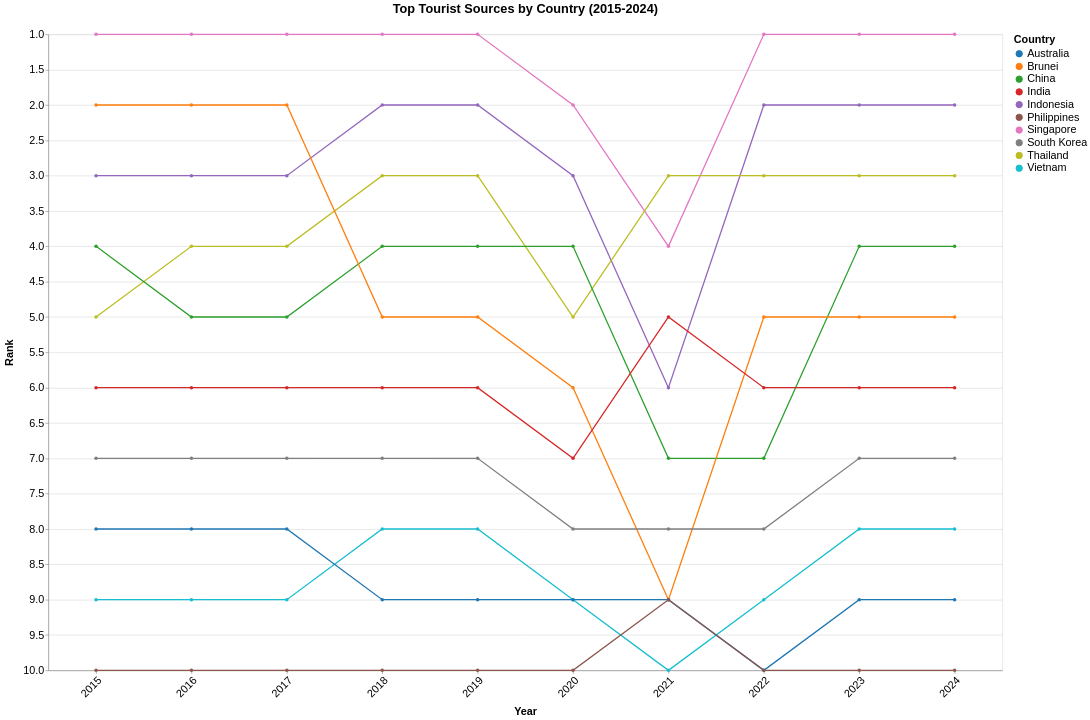

Here is the Vega-Lite specification saved for this chart:
### Vega-Lite specification from a JSON file in a GitHub repository (floating-point values rounded to 4 significant figures)
{"$schema": "https://vega.github.io/schema/vega-lite/v5.json", "title": {"text": "Top Tourist Sources by Country (2015-2024)", "fontSize": 20, "anchor": "middle", "dy": -16}, "data": {"values": [{"Country": "Singapore", "year": 2024, "Visitors": 4276007, "rank": 1}, {"Country": "Singapore", "year": 2023, "Visitors": 8308230, "rank": 1}, {"Country": "Singapore", "year": 2022, "Visitors": 5222991, "rank": 1}, {"Country": "Singapore", "year": 2021, "Visitors": 16308, "rank": 4}, {"Country": "Singapore", "year": 2020, "Visitors": 1545255, "rank": 2}, {"Country": "Singapore", "year": 2019, "Visitors": 10163882, "rank": 1}, {"Country": "Singapore", "year": 2018, "Visitors": 10615986, "rank": 1}, {"Country": "Singapore", "year": 2017, "Visitors": 12441713, "rank": 1}, {"Country": "Singapore", "year": 2016, "Visitors": 13272961, "rank": 1}, {"Country": "Singapore", "year": 2015, "Visitors": 12930754, "rank": 1}, {"Country": "Indonesia", "year": 2024, "Visitors": 1786630, "rank": 2}, {"Country": "Indonesia", "year": 2023, "Visitors": 3108165, "rank": 2}, {"Country": "Indonesia", "year": 2022, "Visitors": 1481739, "rank": 2}, {"Country": "Indonesia", "year": 2021, "Visitors": 11025, "rank": 6}, {"Country": "Indonesia", "year": 2020, "Visitors": 711723, "rank": 3}, {"Country": "Indonesia", "year": 2019, "Visitors": 3623277, "rank": 2}, {"Country": "Indonesia", "year": 2018, "Visitors": 3277689, "rank": 2}, {"Country": "Indonesia", "year": 2017, "Visitors": 2796570, "rank": 3}, {"Country": "Indonesia", "year": 2016, "Visitors": 3049964, "rank": 3}, {"Country": "Indonesia", "year": 2015, "Visitors": 2788033, "rank": 3}, {"Country": "Thailand", "year": 2024, "Visitors": 813783, "rank": 3}, {"Country": "Thailand", "year": 2023, "Visitors": 1551282, "rank": 3}, {"Country": "Thailand", "year": 2022, "Visitors": 715528, "rank": 3}, {"Country": "Thailand", "year": 2021, "Visitors": 59607, "rank": 3}, {"Country": "Thailand", "year": 2020, "Visitors": 394413, "rank": 5}, {"Country": "Thailand", "year": 2019, "Visitors": 1884306, "rank": 3}, {"Country": "Thailand", "year": 2018, "Visitors": 1914692, "rank": 3}, {"Country": "Thailand", "year": 2017, "Visitors": 1836522, "rank": 4}, {"Country": "Thailand", "year": 2016, "Visitors": 1780800, "rank": 4}, {"Country": "Thailand", "year": 2015, "Visitors": 1343569, "rank": 5}, {"Country": "China", "year": 2024, "Visitors": 1449711, "rank": 4}, {"Country": "China", "year": 2023, "Visitors": 1474114, "rank": 4}, {"Country": "China", "year": 2022, "Visitors": 211363, "rank": 7}, {"Country": "China", "year": 2021, "Visitors": 7701, "rank": 7}, {"Country": "China", "year": 2020, "Visitors": 405149, "rank": 4}, {"Country": "China", "year": 2019, "Visitors": 3114257, "rank": 4}, {"Country": "China", "year": 2018, "Visitors": 2944133, "rank": 4}, {"Country": "China", "year": 2017, "Visitors": 2281666, "rank": 5}, {"Country": "China", "year": 2016, "Visitors": 2124942, "rank": 5}, {"Country": "China", "year": 2015, "Visitors": 1677163, "rank": 4}, {"Country": "Brunei", "year": 2024, "Visitors": 565999, "rank": 5}, {"Country": "Brunei", "year": 2023, "Visitors": 811833, "rank": 5}, {"Country": "Brunei", "year": 2022, "Visitors": 301757, "rank": 5}, {"Country": "Brunei", "year": 2021, "Visitors": 773, "rank": 9}, {"Country": "Brunei", "year": 2020, "Visitors": 136020, "rank": 6}, {"Country": "Brunei", "year": 2019, "Visitors": 1216123, "rank": 5}, {"Country": "Brunei", "year": 2018, "Visitors": 1382031, "rank": 5}, {"Country": "Brunei", "year": 2017, "Visitors": 1660506, "rank": 2}, {"Country": "Brunei", "year": 2016, "Visitors": 1391016, "rank": 2}, {"Country": "Brunei", "year": 2015, "Visitors": 1133555, "rank": 2}, {"Country": "India", "year": 2024, "Visitors": 537493, "rank": 6}, {"Country": "India", "year": 2023, "Visitors": 671846, "rank": 6}, {"Country": "India", "year": 2022, "Visitors": 324548, "rank": 6}, {"Country": "India", "year": 2021, "Visitors": 3916, "rank": 5}, {"Country": "India", "year": 2020, "Visitors": 155883, "rank": 7}, {"Country": "India", "year": 2019, "Visitors": 735309, "rank": 6}, {"Country": "India", "year": 2018, "Visitors": 600311, "rank": 6}, {"Country": "India", "year": 2017, "Visitors": 552739, "rank": 6}, {"Country": "India", "year": 2016, "Visitors": 638578, "rank": 6}, {"Country": "India", "year": 2015, "Visitors": 722141, "rank": 6}, {"Country": "South Korea", "year": 2024, "Visitors": 232711, "rank": 7}, {"Country": "South Korea", "year": 2023, "Visitors": 400853, "rank": 7}, {"Country": "South Korea", "year": 2022, "Visitors": 146384, "rank": 8}, {"Country": "South Korea", "year": 2021, "Visitors": 3028, "rank": 8}, {"Country": "South Korea", "year": 2020, "Visitors": 119750, "rank": 8}, {"Country": "South Korea", "year": 2019, "Visitors": 673065, "rank": 7}, {"Country": "South Korea", "year": 2018, "Visitors": 616783, "rank": 7}, {"Country": "South Korea", "year": 2017, "Visitors": 484528, "rank": 7}, {"Country": "South Korea", "year": 2016, "Visitors": 444439, "rank": 7}, {"Country": "South Korea", "year": 2015, "Visitors": 421161, "rank": 7}, {"Country": "Vietnam", "year": 2024, "Visitors": 137344, "rank": 8}, {"Country": "Vietnam", "year": 2023, "Visitors": 286083, "rank": 8}, {"Country": "Vietnam", "year": 2022, "Visitors": 123931, "rank": 9}, {"Country": "Vietnam", "year": 2021, "Visitors": 14136, "rank": 10}, {"Country": "Vietnam", "year": 2020, "Visitors": 71622, "rank": 9}, {"Country": "Vietnam", "year": 2019, "Visitors": 892716, "rank": 8}, {"Country": "Vietnam", "year": 2018, "Visitors": 786327, "rank": 8}, {"Country": "Vietnam", "year": 2017, "Visitors": 638135, "rank": 9}, {"Country": "Vietnam", "year": 2016, "Visitors": 703737, "rank": 9}, {"Country": "Vietnam", "year": 2015, "Visitors": 646891, "rank": 9}, {"Country": "Australia", "year": 2024, "Visitors": 159318, "rank": 9}, {"Country": "Australia", "year": 2023, "Visitors": 276477, "rank": 9}, {"Country": "Australia", "year": 2022, "Visitors": 118598, "rank": 10}, {"Country": "Australia", "year": 2021, "Visitors": 33451, "rank": 9}, {"Country": "Australia", "year": 2020, "Visitors": 195146, "rank": 9}, {"Country": "Australia", "year": 2019, "Visitors": 1282782, "rank": 9}, {"Country": "Australia", "year": 2018, "Visitors": 1034871, "rank": 9}, {"Country": "Australia", "year": 2017, "Visitors": 899202, "rank": 8}, {"Country": "Australia", "year": 2016, "Visitors": 737115, "rank": 8}, {"Country": "Australia", "year": 2015, "Visitors": 714047, "rank": 8}, {"Country": "Philippines", "year": 2024, "Visitors": 60100, "rank": 10}, {"Country": "Philippines", "year": 2023, "Visitors": 137781, "rank": 10}, {"Country": "Philippines", "year": 2022, "Visitors": 86462, "rank": 10}, {"Country": "Philippines", "year": 2021, "Visitors": 10229, "rank": 9}, {"Country": "Philippines", "year": 2020, "Visitors": 53889, "rank": 10}, {"Country": "Philippines", "year": 2019, "Visitors": 1114257, "rank": 10}, {"Country": "Philippines", "year": 2018, "Visitors": 1167375, "rank": 10}, {"Country": "Philippines", "year": 2017, "Visitors": 1066461, "rank": 10}, {"Country": "Philippines", "year": 2016, "Visitors": 1029488, "rank": 10}, {"Country": "Philippines", "year": 2015, "Visitors": 957408, "rank": 10}]}, "width": 1500, "height": 1000, "mark": {"type": "line", "point": true, "strokeWidth": 2}, "encoding": {"x": {"field": "year", "type": "ordinal", "title": "Year", "axis": {"labelOverlap": "parity", "labelAngle": -45}}, "y": {"field": "rank", "type": "quantitative", "title": "Rank", "scale": {"domain": [10, 1], "nice": true}, "axis": {"reverse": true}}, "color": {"field": "Country", "type": "nominal", "scale": {"scheme": "category10"}}, "tooltip": [{"field": "Country", "type": "nominal", "title": "Country"}, {"field": "year", "type": "ordinal", "title": "Year"}, {"field": "rank", "type": "quantitative", "title": "Rank"}, {"field": "Visitors", "type": "quantitative", "title": "Visitors", "format": ","}]}, "config": {"axis": {"labelFontSize": 17, "titleFontSize": 17, "titlePadding": 12}, "legend": {"labelFontSize": 17, "titleFontSize": 17, "labelPadding": 12}, "tooltip": {"labelFontSize": 17, "titleFontSize": 17}}}
